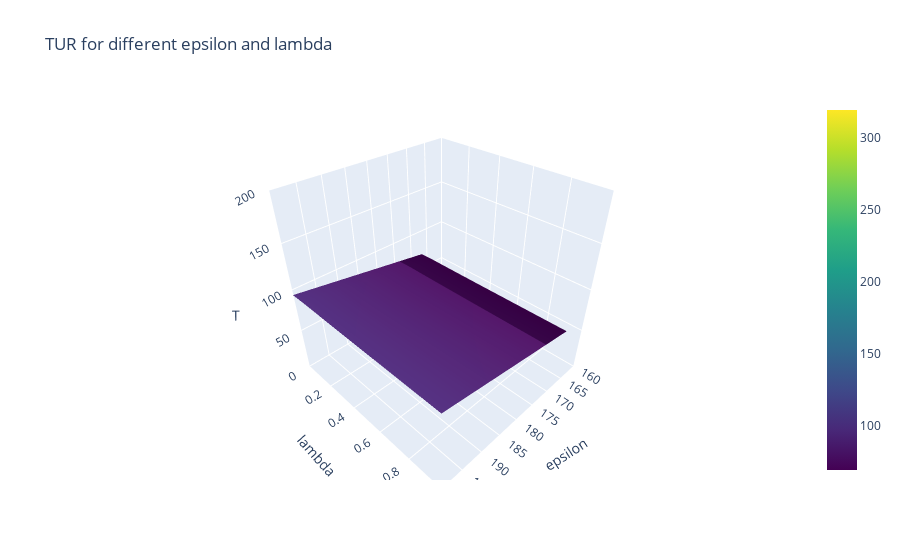

Write notebook code for a chart like this one.
### Code cell
#3D - plot

Epsilon, Lamda = np.meshgrid(epsilons, lamdas)    # Create a 2D grid

# Plot the surface
fig = plt.figure(figsize=(8, 6))
ax = fig.add_subplot(111, projection='3d')
ax.plot_surface(Epsilon, Lamda, TUR, cmap='viridis')

# Labels
ax.set_xlabel('epsilon')
ax.set_ylabel('lambda')
ax.set_zlabel('TUR')
ax.set_title('TUR for different epsilon and lambda')
ax.set_xlim(160, 200)
ax.set_zlim(0, 200)
#ax.view_init(elev=-90, azim=120)
ax.view_init(azim=-110)

plt.show()

# Create interactive 3D surface plot
fig = go.Figure(data=[go.Surface(z=TUR, x=Epsilon, y=Lamda, colorscale="viridis")])

# Labels
fig.update_layout(
    title="TUR for different epsilon and lambda",
    scene=dict(
        #xaxis_title="epsilon",
        #yaxis_title="lambda",
        #zaxis_title="TUR"
        xaxis=dict(title="epsilon", range=[160, 200]),  # X-axis limits
        yaxis=dict(title="lambda", range=[0, 1]),  # Y-axis limits
        zaxis=dict(title="T", range=[0, 200])  # Z-axis remains auto-scaled
    )
)

# Show the interactive plot
fig.show()

### Figure 1 — Plotly figure (JSON) as saved in the notebook; plotly's stock layout.template omitted (floating-point values rounded to 4 significant figures)
{"data": [{"colorscale": [[0, "#440154"], [0.1111, "#482878"], [0.2222, "#3e4989"], [0.3333, "#31688e"], [0.4444, "#26828e"], [0.5556, "#1f9e89"], [0.6667, "#35b779"], [0.7778, "#6ece58"], [0.8889, "#b5de2b"], [1, "#fde725"]], "type": "surface", "x": [[-500.0, -388.9, -277.8, -166.7, -55.56, 55.56, 166.7, 277.8, 388.9, 500.0], [-500.0, -388.9, -277.8, -166.7, -55.56, 55.56, 166.7, 277.8, 388.9, 500.0], [-500.0, -388.9, -277.8, -166.7, -55.56, 55.56, 166.7, 277.8, 388.9, 500.0], [-500.0, -388.9, -277.8, -166.7, -55.56, 55.56, 166.7, 277.8, 388.9, 500.0], [-500.0, -388.9, -277.8, -166.7, -55.56, 55.56, 166.7, 277.8, 388.9, 500.0], [-500.0, -388.9, -277.8, -166.7, -55.56, 55.56, 166.7, 277.8, 388.9, 500.0], [-500.0, -388.9, -277.8, -166.7, -55.56, 55.56, 166.7, 277.8, 388.9, 500.0], [-500.0, -388.9, -277.8, -166.7, -55.56, 55.56, 166.7, 277.8, 388.9, 500.0], [-500.0, -388.9, -277.8, -166.7, -55.56, 55.56, 166.7, 277.8, 388.9, 500.0], [-500.0, -388.9, -277.8, -166.7, -55.56, 55.56, 166.7, 277.8, 388.9, 500.0], [-500.0, -388.9, -277.8, -166.7, -55.56, 55.56, 166.7, 277.8, 388.9, 500.0], [-500.0, -388.9, -277.8, -166.7, -55.56, 55.56, 166.7, 277.8, 388.9, 500.0]], "y": [[0.0, 0.0, 0.0, 0.0, 0.0, 0.0, 0.0, 0.0, 0.0, 0.0], [0.09091, 0.09091, 0.09091, 0.09091, 0.09091, 0.09091, 0.09091, 0.09091, 0.09091, 0.09091], [0.1818, 0.1818, 0.1818, 0.1818, 0.1818, 0.1818, 0.1818, 0.1818, 0.1818, 0.1818], [0.2727, 0.2727, 0.2727, 0.2727, 0.2727, 0.2727, 0.2727, 0.2727, 0.2727, 0.2727], [0.3636, 0.3636, 0.3636, 0.3636, 0.3636, 0.3636, 0.3636, 0.3636, 0.3636, 0.3636], [0.4545, 0.4545, 0.4545, 0.4545, 0.4545, 0.4545, 0.4545, 0.4545, 0.4545, 0.4545], [0.5455, 0.5455, 0.5455, 0.5455, 0.5455, 0.5455, 0.5455, 0.5455, 0.5455, 0.5455], [0.6364, 0.6364, 0.6364, 0.6364, 0.6364, 0.6364, 0.6364, 0.6364, 0.6364, 0.6364], [0.7273, 0.7273, 0.7273, 0.7273, 0.7273, 0.7273, 0.7273, 0.7273, 0.7273, 0.7273], [0.8182, 0.8182, 0.8182, 0.8182, 0.8182, 0.8182, 0.8182, 0.8182, 0.8182, 0.8182], [0.9091, 0.9091, 0.9091, 0.9091, 0.9091, 0.9091, 0.9091, 0.9091, 0.9091, 0.9091], [1.0, 1.0, 1.0, 1.0, 1.0, 1.0, 1.0, 1.0, 1.0, 1.0]], "z": [[NaN, NaN, NaN, NaN, NaN, NaN, 69.08, 152.4, 235.7, 319.1], [NaN, NaN, NaN, NaN, NaN, NaN, 69.51, 152.8, 236.2, 319.5], [NaN, NaN, NaN, NaN, NaN, NaN, 69.38, 152.7, 236.0, 319.4], [NaN, NaN, NaN, NaN, NaN, NaN, 69.26, 152.6, 235.9, 319.3], [NaN, NaN, NaN, NaN, NaN, NaN, 69.2, 152.5, 235.9, 319.2], [NaN, NaN, NaN, NaN, NaN, NaN, 69.16, 152.5, 235.8, 319.2], [NaN, NaN, NaN, NaN, NaN, NaN, 69.13, 152.5, 235.8, 319.1], [NaN, NaN, NaN, NaN, NaN, NaN, 69.11, 152.4, 235.8, 319.1], [NaN, NaN, NaN, NaN, NaN, NaN, 69.1, 152.4, 235.8, 319.1], [NaN, NaN, NaN, NaN, NaN, NaN, 69.09, 152.4, 235.8, 319.1], [NaN, NaN, NaN, NaN, NaN, NaN, 69.09, 152.4, 235.8, 319.1], [NaN, NaN, NaN, NaN, NaN, NaN, 69.08, 152.4, 235.7, 319.1]]}], "layout": {"scene": {"xaxis": {"range": [160, 200], "title": {"text": "epsilon"}}, "yaxis": {"range": [0, 1], "title": {"text": "lambda"}}, "zaxis": {"range": [0, 200], "title": {"text": "T"}}}, "title": {"text": "TUR for different epsilon and lambda"}}}
